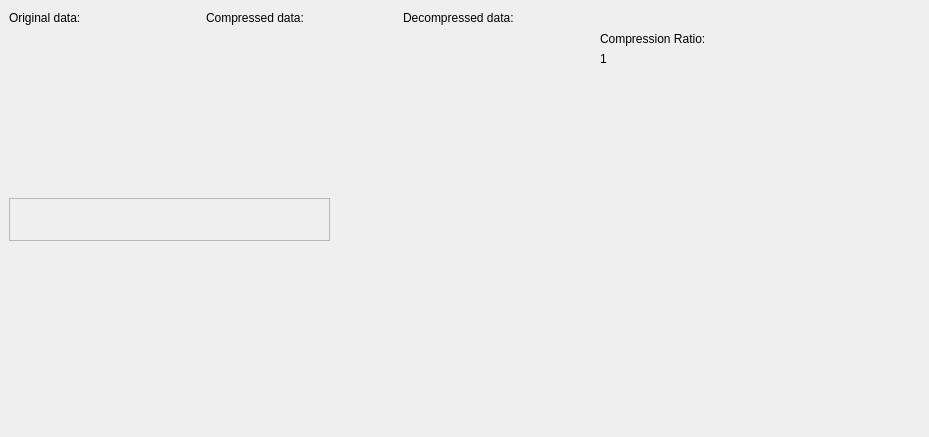
<?xml version="1.0" encoding="UTF-8"?>
<ui version="4.0">
 <class>Form</class>
 <widget class="QWidget" name="Form">
  <property name="geometry">
   <rect>
    <x>0</x>
    <y>0</y>
    <width>929</width>
    <height>437</height>
   </rect>
  </property>
  <property name="sizePolicy">
   <sizepolicy hsizetype="Expanding" vsizetype="Preferred">
    <horstretch>0</horstretch>
    <verstretch>0</verstretch>
   </sizepolicy>
  </property>
  <property name="windowTitle">
   <string>Form</string>
  </property>
  <widget class="QLabel" name="label_14">
   <property name="geometry">
    <rect>
     <x>9</x>
     <y>9</y>
     <width>150</width>
     <height>17</height>
    </rect>
   </property>
   <property name="minimumSize">
    <size>
     <width>150</width>
     <height>0</height>
    </size>
   </property>
   <property name="maximumSize">
    <size>
     <width>16777215</width>
     <height>20</height>
    </size>
   </property>
   <property name="text">
    <string>Original data:</string>
   </property>
  </widget>
  <widget class="QLabel" name="label_12">
   <property name="geometry">
    <rect>
     <x>206</x>
     <y>9</y>
     <width>150</width>
     <height>17</height>
    </rect>
   </property>
   <property name="minimumSize">
    <size>
     <width>150</width>
     <height>0</height>
    </size>
   </property>
   <property name="text">
    <string>Compressed data:</string>
   </property>
  </widget>
  <widget class="QLabel" name="label_13">
   <property name="geometry">
    <rect>
     <x>403</x>
     <y>9</y>
     <width>150</width>
     <height>17</height>
    </rect>
   </property>
   <property name="minimumSize">
    <size>
     <width>150</width>
     <height>0</height>
    </size>
   </property>
   <property name="text">
    <string>Decompressed data:</string>
   </property>
  </widget>
  <widget class="QCustomPlot" name="dataplot_4" native="true">
   <property name="geometry">
    <rect>
     <x>9</x>
     <y>32</y>
     <width>191</width>
     <height>160</height>
    </rect>
   </property>
  </widget>
  <widget class="QCustomPlot" name="compressedplot_4" native="true">
   <property name="geometry">
    <rect>
     <x>206</x>
     <y>32</y>
     <width>191</width>
     <height>160</height>
    </rect>
   </property>
  </widget>
  <widget class="QCustomPlot" name="decompressedplot_4" native="true">
   <property name="geometry">
    <rect>
     <x>403</x>
     <y>32</y>
     <width>191</width>
     <height>160</height>
    </rect>
   </property>
  </widget>
  <widget class="QScrollArea" name="scrollArea_4">
   <property name="enabled">
    <bool>true</bool>
   </property>
   <property name="geometry">
    <rect>
     <x>9</x>
     <y>198</y>
     <width>321</width>
     <height>43</height>
    </rect>
   </property>
   <property name="sizePolicy">
    <sizepolicy hsizetype="Expanding" vsizetype="Fixed">
     <horstretch>0</horstretch>
     <verstretch>0</verstretch>
    </sizepolicy>
   </property>
   <property name="maximumSize">
    <size>
     <width>16777215</width>
     <height>43</height>
    </size>
   </property>
   <property name="layoutDirection">
    <enum>Qt::RightToLeft</enum>
   </property>
   <property name="styleSheet">
    <string notr="true">QScrollBar:horizontal {
    height: 11px;
    margin: 3px 3px 3px 3px;
    border: 3px transparent #2A2929;
    border-radius: 1.5px;
    background-color: gray;    /* #2A2929; */
}

QScrollBar::handle:horizontal {
    background-color: green;      /* #605F5F; */
    min-width: 5px;
    border-radius: 1.5px;
    border: 1px solid transparent; /* Set a transparent border */
}

QScrollBar::add-line:horizontal,
QScrollBar::sub-line:horizontal {
    border: none; /* Remove borders for add and sub lines */
}

    QScrollBar::add-line:horizontal
    {
        margin: 0px 3px 0px 3px;
        border-image: url(:/qss_icons/rc/right_arrow_disabled.png);
        width: 10px;
        height: 10px;
        subcontrol-position: right;
        subcontrol-origin: margin;
    }

    QScrollBar::sub-line:horizontal
    {
        margin: 0px 3px 0px 3px;
        border-image: url(:/qss_icons/rc/left_arrow_disabled.png);
        height: 10px;
        width: 10px;
        subcontrol-position: left;
        subcontrol-origin: margin;
    }

    QScrollBar::add-line:horizontal:hover,QScrollBar::add-line:horizontal:on
    {
        border-image: url(:/qss_icons/rc/right_arrow.png);
        height: 10px;
        width: 10px;
        subcontrol-position: right;
        subcontrol-origin: margin;
    }


    QScrollBar::sub-line:horizontal:hover, QScrollBar::sub-line:horizontal:on
    {
        border-image: url(:/qss_icons/rc/left_arrow.png);
        height: 10px;
        width: 10px;
        subcontrol-position: left;
        subcontrol-origin: margin;
    }

    QScrollBar::up-arrow:horizontal, QScrollBar::down-arrow:horizontal
    {
        background: none;
    }


    QScrollBar::add-page:horizontal, QScrollBar::sub-page:horizontal
    {
        background: none;
    }

    QScrollBar:vertical
    {
        background-color: #2A2929;
        width: 15px;
        margin: 15px 3px 15px 3px;
        border: 1px transparent #2A2929;
        border-radius: 4px;
    }

    QScrollBar::handle:vertical
    {
        background-color: red;         /* #605F5F; */
        min-height: 5px;
        border-radius: 4px;
    }

    QScrollBar::sub-line:vertical
    {
        margin: 3px 0px 3px 0px;
        border-image: url(:/qss_icons/rc/up_arrow_disabled.png);
        height: 10px;
        width: 10px;
        subcontrol-position: top;
        subcontrol-origin: margin;
    }

    QScrollBar::add-line:vertical
    {
        margin: 3px 0px 3px 0px;
        border-image: url(:/qss_icons/rc/down_arrow_disabled.png);
        height: 10px;
        width: 10px;
        subcontrol-position: bottom;
        subcontrol-origin: margin;
    }

    QScrollBar::sub-line:vertical:hover,QScrollBar::sub-line:vertical:on
    {
        border-image: url(:/qss_icons/rc/up_arrow.png);
        height: 10px;
        width: 10px;
        subcontrol-position: top;
        subcontrol-origin: margin;
    }

    QScrollBar::add-line:vertical:hover, QScrollBar::add-line:vertical:on
    {
        border-image: url(:/qss_icons/rc/down_arrow.png);
        height: 10px;
        width: 10px;
        subcontrol-position: bottom;
        subcontrol-origin: margin;
    }

    QScrollBar::up-arrow:vertical, QScrollBar::down-arrow:vertical
    {
        background: none;
    }

    QScrollBar::add-page:vertical, QScrollBar::sub-page:vertical
    {
        background: none;
    }</string>
   </property>
   <property name="frameShape">
    <enum>QFrame::StyledPanel</enum>
   </property>
   <property name="frameShadow">
    <enum>QFrame::Plain</enum>
   </property>
   <property name="verticalScrollBarPolicy">
    <enum>Qt::ScrollBarAlwaysOff</enum>
   </property>
   <property name="widgetResizable">
    <bool>true</bool>
   </property>
   <widget class="QWidget" name="scrollAreaWidgetContents_5">
    <property name="geometry">
     <rect>
      <x>0</x>
      <y>0</y>
      <width>319</width>
      <height>41</height>
     </rect>
    </property>
    <layout class="QGridLayout" name="gridLayout_9">
     <item row="0" column="0">
      <widget class="QLabel" name="compressedDataView_4">
       <property name="sizePolicy">
        <sizepolicy hsizetype="Expanding" vsizetype="Preferred">
         <horstretch>0</horstretch>
         <verstretch>0</verstretch>
        </sizepolicy>
       </property>
       <property name="maximumSize">
        <size>
         <width>16777215</width>
         <height>11</height>
        </size>
       </property>
       <property name="layoutDirection">
        <enum>Qt::RightToLeft</enum>
       </property>
       <property name="text">
        <string/>
       </property>
       <property name="alignment">
        <set>Qt::AlignRight|Qt::AlignTrailing|Qt::AlignVCenter</set>
       </property>
       <property name="wordWrap">
        <bool>false</bool>
       </property>
      </widget>
     </item>
    </layout>
   </widget>
  </widget>
  <widget class="QWidget" name="layoutWidget">
   <property name="geometry">
    <rect>
     <x>600</x>
     <y>32</y>
     <width>134</width>
     <height>128</height>
    </rect>
   </property>
   <layout class="QVBoxLayout" name="verticalLayout">
    <item>
     <widget class="QLabel" name="label_4">
      <property name="text">
       <string>Compression Ratio:</string>
      </property>
     </widget>
    </item>
    <item>
     <widget class="QLabel" name="labelResults1">
      <property name="text">
       <string>1</string>
      </property>
     </widget>
    </item>
    <item>
     <spacer name="verticalSpacer_3">
      <property name="orientation">
       <enum>Qt::Vertical</enum>
      </property>
      <property name="sizeType">
       <enum>QSizePolicy::Expanding</enum>
      </property>
      <property name="sizeHint" stdset="0">
       <size>
        <width>20</width>
        <height>80</height>
       </size>
      </property>
     </spacer>
    </item>
   </layout>
  </widget>
 </widget>
 <customwidgets>
  <customwidget>
   <class>QCustomPlot</class>
   <extends>QWidget</extends>
   <header>qcustomplot.h</header>
   <container>1</container>
   <slots>
    <signal>doubleclick()</signal>
   </slots>
  </customwidget>
 </customwidgets>
 <resources/>
 <connections/>
</ui>
